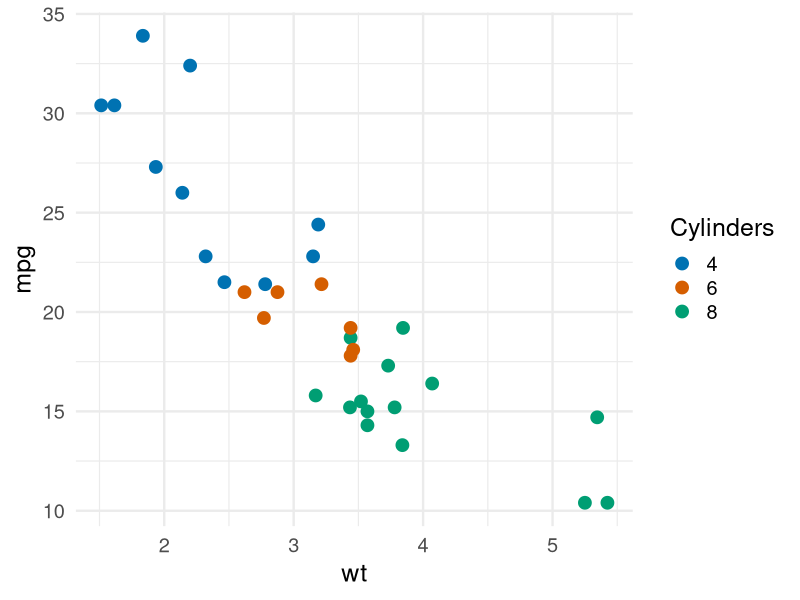
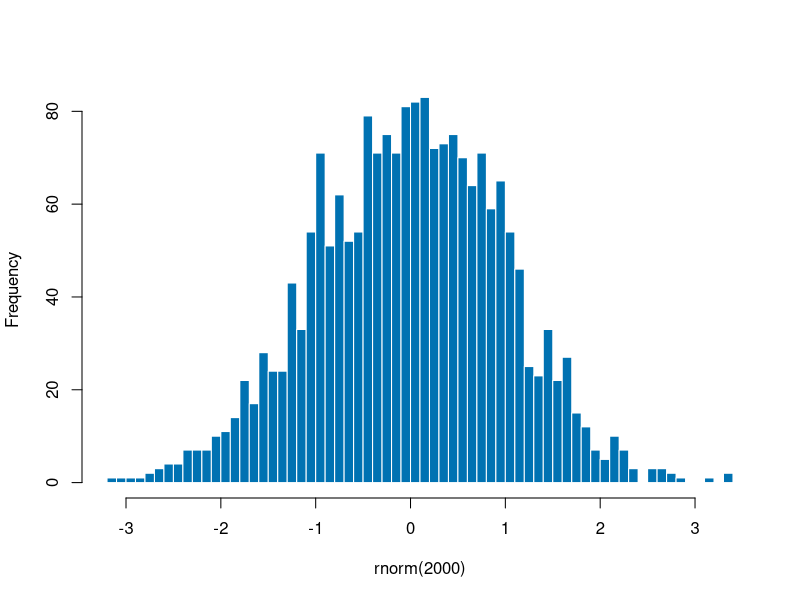

Write the R code that produced these figures, in order.
## ---- chunk 1
#| include: false
# Read the palette declared in this document's YAML so figures and poster
# chrome can never drift apart. Falls back to Okabe-Ito if poster.palette is
# absent — R cannot see the Typst theme's built-in palette, so declaring
# poster.palette explicitly is what keeps the two in sync.
sciposter_palette <- function(n = NULL) {
  p <- rmarkdown::metadata$format$`sciposter-typst`$poster$palette
  if (is.null(p)) {
    p <- c("#0072B2", "#D55E00", "#009E73", "#CC79A7", "#E69F00", "#56B4E9")
  }
  p <- unlist(p, use.names = FALSE)
  if (is.null(n)) p else rep_len(p, n)
}
## ---- chunk 2
#| echo: false
#| message: false
#| fig-cap: "Column-width ggplot"
library(ggplot2)
# base_size 18 is a floor, not a default: axis text must stay legible at the
# 1.5m scan tier once the figure is scaled into a column.
ggplot(mtcars, aes(wt, mpg, color = factor(cyl))) +
  geom_point(size = 4) +
  scale_color_manual(values = sciposter_palette(3)) +
  labs(color = "Cylinders") +
  theme_minimal(base_size = 18)
## ---- chunk 3
#| echo: false
#| fig-cap: "Full-width histogram across all three columns"
#| fig-width: 16
#| fig-height: 4
hist(rnorm(2000), breaks = 60, col = sciposter_palette(1), border = "white", main = "")
